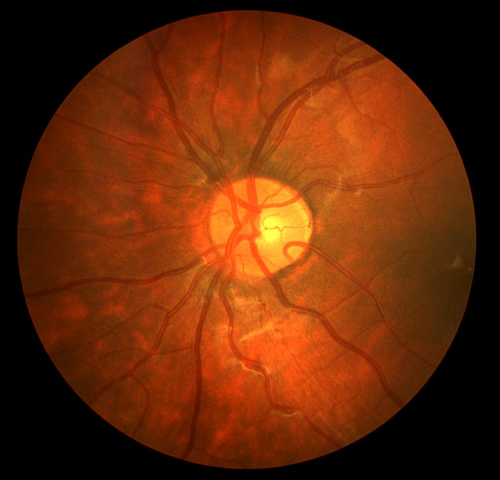
#> input picture image.jpg, 999 x 960 px (shown at 1/2 size)
$ jupyter execute preprocessing-1.ipynb
#> lines starting #> are read from the running program, lines starting #| are printed output that depends on the picture
# Retinal Vlood Vessel Segmentation

[cell 1]
import cv2
import numpy as np
import matplotlib.pyplot as plt

[cell 2]
img_bgr = cv2.imread("../image.jpg", cv2.IMREAD_GRAYSCALE)
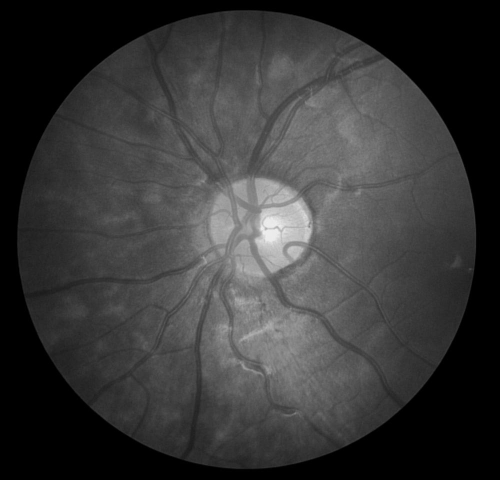
#> img_bgr: shape (960, 999) (shown at 1/2 size); min 0, max 243, mean 55.6
img_rgb = cv2.cvtColor(img_bgr, cv2.COLOR_BGR2RGB)
img = cv2.resize(img_rgb, (512, 512), interpolation=cv2.INTER_AREA)
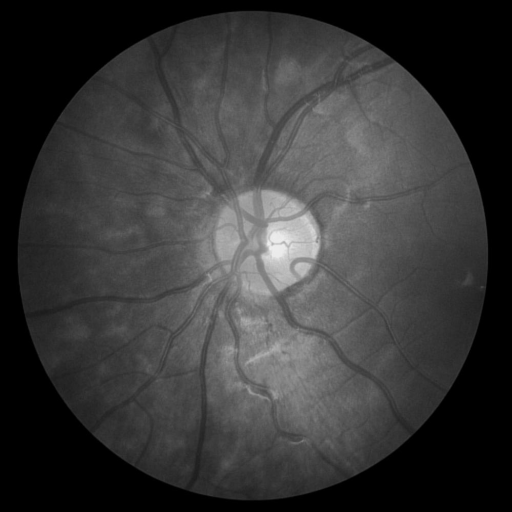
#> img: shape (512, 512, 3); min 0, max 238, mean 55.6

selem = cv2.getStructuringElement(cv2.MORPH_ELLIPSE, (15,15))

[cell 3]
# Top-hat et Bottom-hat
opened = cv2.morphologyEx(img, cv2.MORPH_OPEN, selem)
closed = cv2.morphologyEx(img, cv2.MORPH_CLOSE, selem)
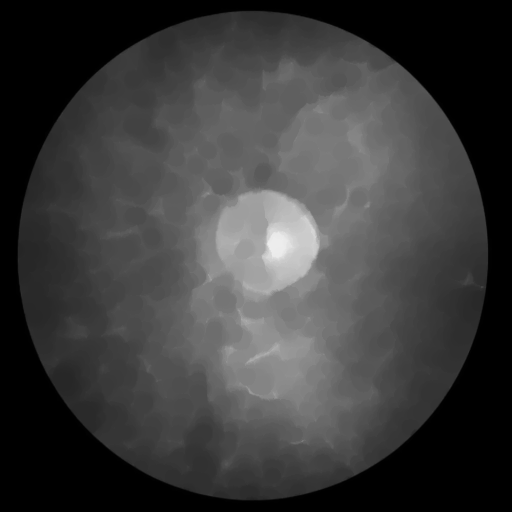
#> closed: shape (512, 512, 3); min 0, max 238, mean 59.5

tophat = cv2.subtract(img, opened)
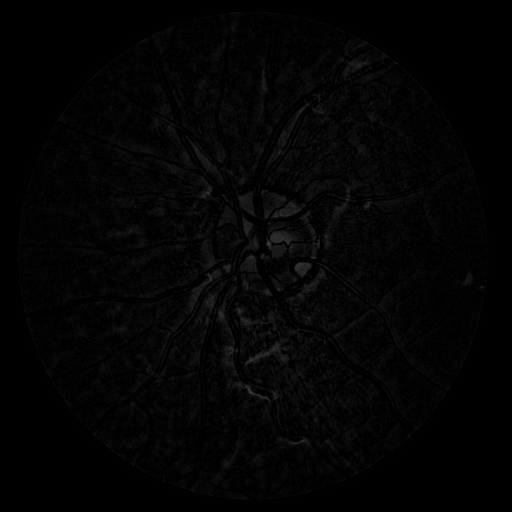
#> tophat: shape (512, 512, 3); min 0, max 60, mean 3.6
bothat = cv2.subtract(closed, img)
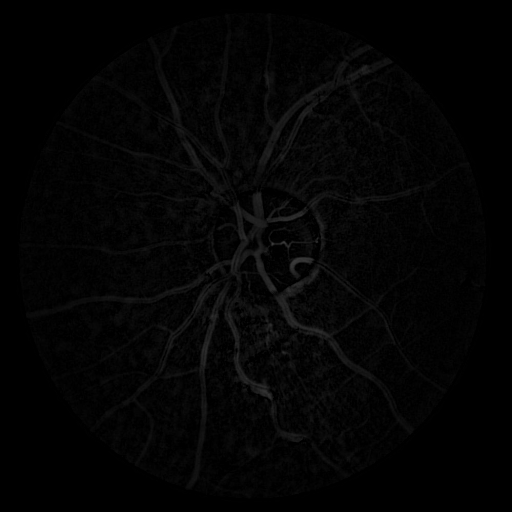
#> bothat: shape (512, 512, 3); min 0, max 59, mean 3.9

# Rehaussement du contraste global
enhanced = cv2.add(img, tophat)
enhanced = cv2.subtract(enhanced, bothat)
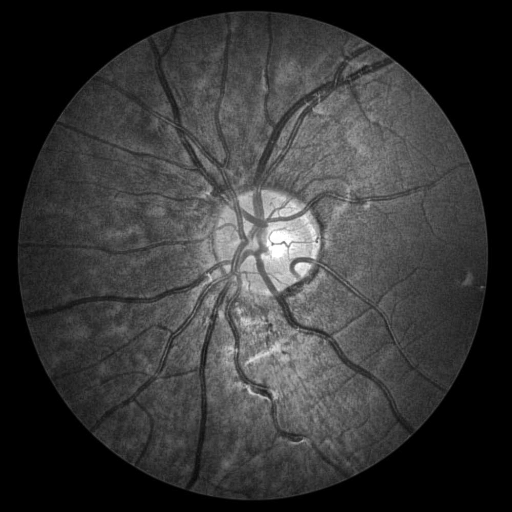
#> enhanced: shape (512, 512, 3); min 0, max 255, mean 55.3

# Normalisation
enhanced = cv2.normalize(enhanced, None, 0, 255, cv2.NORM_MINMAX).astype(np.uint8)


small_selem = cv2.getStructuringElement(cv2.MORPH_ELLIPSE, (3,3))

# Opening = suppression du bruit clair isolé
opened = cv2.morphologyEx(enhanced, cv2.MORPH_OPEN, small_selem)

# Closing = comblement de petits trous dans les vaisseaux
cleaned = cv2.morphologyEx(opened, cv2.MORPH_CLOSE, small_selem)

[cell 4]
plt.figure(figsize=(15,5))
plt.subplot(1,3,1); plt.imshow(img, cmap='gray'); plt.title('Original')
plt.subplot(1,3,2); plt.imshow(enhanced, cmap='gray'); plt.title('Renforcé (Top-hat/Bottom-hat)')
plt.subplot(1,3,3); plt.imshow(cleaned, cmap='gray'); plt.title('Nettoyé ')
plt.show()
